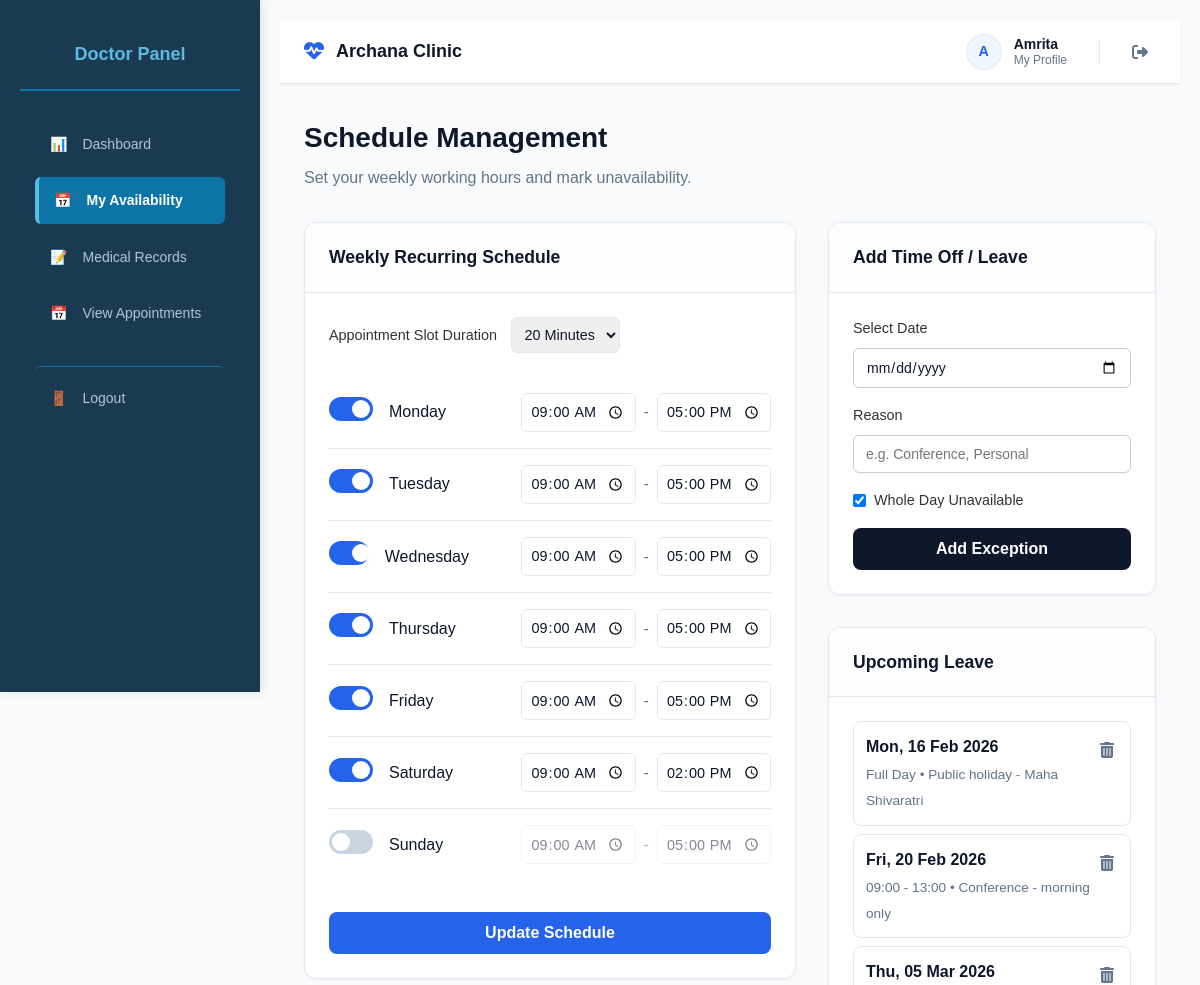
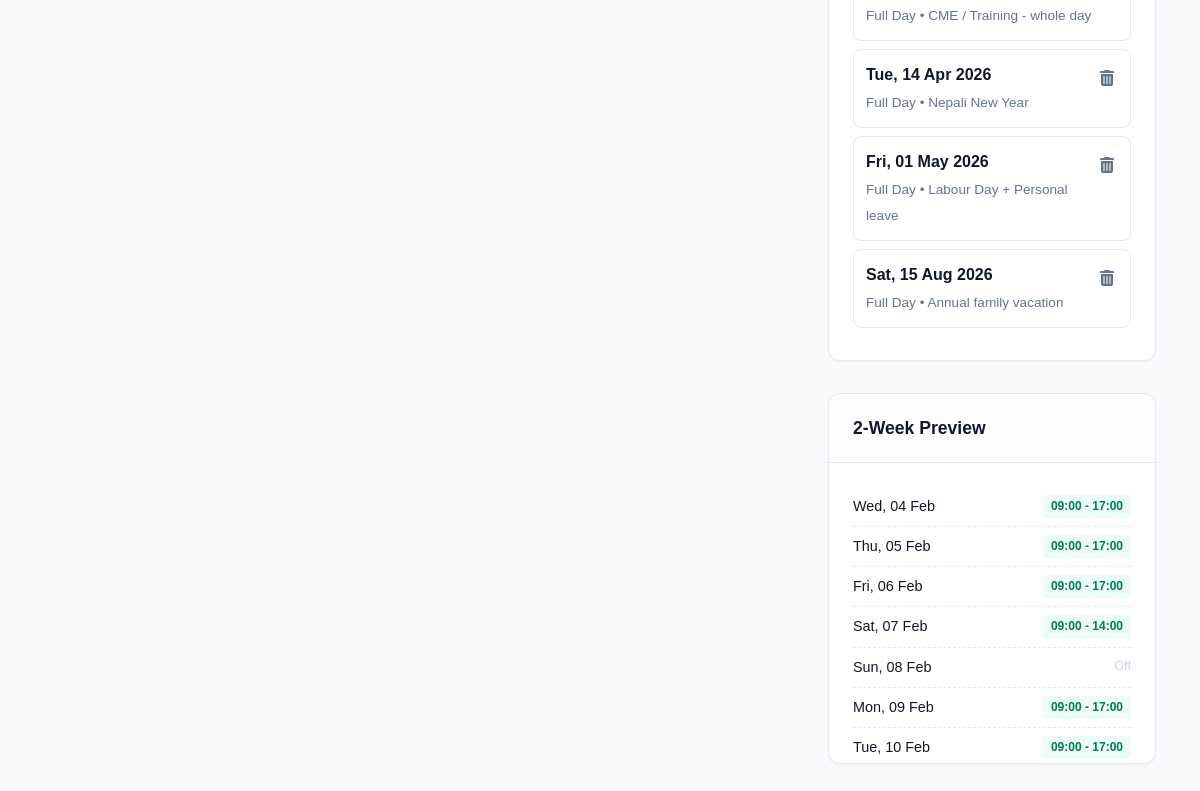
The page /doctor/availability.php (signed in) on the database its author committed (2 pictures, top to bottom).
### tables this page shows
CREATE TABLE `users` (
  `id` int(11) NOT NULL,
  `name` varchar(100) NOT NULL,
  `email` varchar(255) DEFAULT NULL,
  `password` varchar(255) NOT NULL,
  `role` enum('admin','doctor','receptionist','patient') NOT NULL,
  `phone` varchar(15) NOT NULL,
  `created_at` timestamp NOT NULL DEFAULT current_timestamp(),
  `updated_at` timestamp NOT NULL DEFAULT current_timestamp() ON UPDATE current_timestamp()
);

CREATE TABLE `doctor_schedules` (
  `id` bigint(20) UNSIGNED NOT NULL,
  `doctor_id` int(11) NOT NULL,
  `day_of_week` tinyint(4) NOT NULL COMMENT '1=Monday ... 7=Sunday',
  `start_time` time NOT NULL,
  `end_time` time NOT NULL,
  `slot_duration_min` smallint(6) DEFAULT 15,
  `is_active` tinyint(1) DEFAULT 1,
  `created_at` timestamp NOT NULL DEFAULT current_timestamp(),
  `updated_at` timestamp NOT NULL DEFAULT current_timestamp() ON UPDATE current_timestamp()
);

CREATE TABLE `doctor_unavailable_dates` (
  `id` bigint(20) UNSIGNED NOT NULL,
  `doctor_id` int(11) NOT NULL,
  `unavailable_date` date NOT NULL,
  `reason` varchar(255) DEFAULT NULL,
  `whole_day` tinyint(1) DEFAULT 1,
  `start_time` time DEFAULT NULL,
  `end_time` time DEFAULT NULL,
  `created_at` timestamp NOT NULL DEFAULT current_timestamp()
);

### config/auth.php (called while the page is built, shortened)
<?php
class Auth {
    private $conn;
    public function __construct($connection) {
        $this->conn = $connection;
    }
    public function isLoggedIn() {
        return isset($_SESSION['user_id']);
    }
    public function getUser() {
        $user_id = $_SESSION['user_id'];
        $stmt = $this->conn->prepare("
            SELECT
                u.id,
                u.name,
                u.email,
                u.role,
                p.phone,
                p.gender,
                p.address,
                p.medical_history,
                p.blood_group,
                p.date_of_birth,
                p.allergies,
                p.emergency_phone
            FROM users u
            LEFT JOIN patients p ON u.id = p.user_id
            WHERE u.id = ?
            LIMIT 1
        ");
        $stmt->bind_param("i", $user_id);
        $stmt->execute();
        return $stmt->get_result()->fetch_assoc();
    }
}
if (!isset($auth)) {
    $auth = new Auth($conn);
}
?>

### doctor/availability.php (the view, shortened to what this page needs)
<?php
require_once __DIR__ . '/../config/database.php';
require_once __DIR__ . '/../config/auth.php';
$user = $auth->getUser();
$stmt = $conn->prepare("SELECT id FROM doctors WHERE user_id = ? LIMIT 1");
$stmt->bind_param("i", $user['id']);
$stmt->execute();
$doctor_result = $stmt->get_result()->fetch_assoc();
$doctor_id = (int)$doctor_result['id'];
$current_schedule = [];
$slot_duration_global = 15;
$stmt = $conn->prepare("SELECT day_of_week, start_time, end_time, slot_duration_min FROM doctor_schedules WHERE doctor_id = ? ORDER BY day_of_week");
$stmt->bind_param("i", $doctor_id);
$stmt->execute();
$result = $stmt->get_result();
while ($row = $result->fetch_assoc()) {
    $current_schedule[$row['day_of_week']] = $row;
    if ($row['slot_duration_min'] > 0) $slot_duration_global = $row['slot_duration_min'];
}
$unavailable_dates = [];
$stmt = $conn->prepare("SELECT id, unavailable_date, reason, whole_day, start_time, end_time FROM doctor_unavailable_dates WHERE doctor_id = ? AND unavailable_date >= CURDATE() ORDER BY unavailable_date ASC");
$stmt->bind_param("i", $doctor_id);
$stmt->execute();
$unavail_result = $stmt->get_result();
while ($row = $unavail_result->fetch_assoc()) {
    $unavailable_dates[] = $row;
}
?>
<!DOCTYPE html>
<html lang="en">
<head>
    <link rel="stylesheet" href="/clinic/styles.css">
    <link rel="stylesheet" href="https://cdnjs.cloudflare.com/ajax/libs/font-awesome/6.5.0/css/all.min.css">
</head>
<body class="dashboard-page">
<div class="dashboard-container">
    <?php include __DIR__ . '/../include/sidebar-doctor.php'; ?>
    <main class="dashboard-content">
        <?php include __DIR__ . '/../include/dnav.php'; ?>
        <div class="page-container">
            <div class="page-header">
                <h1>Schedule Management</h1>
                <p>Set your weekly working hours and mark unavailability.</p>
            </div>
            <div class="availability-grid">
                <div class="card">
                    <div class="card-header">
                        <h2>Weekly Recurring Schedule</h2>
                    </div>
                    <div class="card-body">
                        <form method="post">
                            <div style="margin-bottom: 1.5rem;">
                                <label style="font-weight: 500; font-size: 0.9rem;">Appointment Slot Duration</label>
                                <select name="slot_duration" class="form-control" style="margin-left: 10px;">
                                    <?php foreach([10, 15, 20, 30, 45, 60] as $dur): ?>
                                        <option value="<?= $dur ?>" <?= $slot_duration_global == $dur ? 'selected' : '' ?>><?= $dur ?> Minutes</option>
                                    <?php endforeach; ?>
                                </select>
                            </div>
                            <div class="schedule-list">
                                <?php
                                $days = [
                                    ['key' => 'monday',    'name' => 'Monday',    'num' => 1],
                                    ['key' => 'tuesday',   'name' => 'Tuesday',   'num' => 2],
                                    ['key' => 'wednesday', 'name' => 'Wednesday', 'num' => 3],
                                    ['key' => 'thursday',  'name' => 'Thursday',  'num' => 4],
                                    ['key' => 'friday',    'name' => 'Friday',    'num' => 5],
                                    ['key' => 'saturday',  'name' => 'Saturday',  'num' => 6],
                                    ['key' => 'sunday',    'name' => 'Sunday',    'num' => 7]
                                ];
                                foreach ($days as $d):
                                    $is_active = isset($current_schedule[$d['num']]);
                                    $start = $current_schedule[$d['num']]['start_time'] ?? '09:00';
                                    $end = $current_schedule[$d['num']]['end_time'] ?? '17:00';
                                ?>
                                <div class="day-row <?= $is_active ? 'day-active' : '' ?>" id="row-<?= $d['key'] ?>">
                                    <div class="day-label">
                                        <label class="switch">
                                            <span class="slider"></span>
                                        </label>
                                        <span><?= $d['name'] ?></span>
                                    </div>
                                    <div class="time-inputs">
                                        <input type="time" name="<?= $d['key'] ?>_start" class="form-control" value="<?= substr($start, 0, 5) ?>">
                                        <span style="color:var(--text-muted)">-</span>
                                        <input type="time" name="<?= $d['key'] ?>_end" class="form-control" value="<?= substr($end, 0, 5) ?>">
                                    </div>
                                </div>
                                <?php endforeach; ?>
                            </div>
                            <div style="margin-top: 2rem;">
                                <button type="submit" class="btn-primary">Update Schedule</button>
                            </div>
                        </form>
                    </div>
                </div>
                <div class="right-col">
                    <div class="card">
                        <div class="card-header">
                            <h2>Add Time Off / Leave</h2>
                        </div>
                        <div class="card-body">
                            <form method="post">
                                <div style="margin-bottom: 1rem;">
                                    <label style="display:block; margin-bottom: 0.5rem; font-size: 0.9rem; font-weight: 500;">Select Date</label>
                                    <input type="date" name="unavailable_date" class="form-control" required min="<?= date('Y-m-d') ?>" style="width: 100%; box-sizing: border-box;">
                                </div>
                                <div style="margin-bottom: 1rem;">
                                    <label style="display:block; margin-bottom: 0.5rem; font-size: 0.9rem; font-weight: 500;">Reason</label>
                                    <input type="text" name="reason" class="form-control" placeholder="e.g. Conference, Personal" style="width: 100%; box-sizing: border-box;">
                                </div>
                                <div style="margin-bottom: 1rem;">
                                    <label style="display: flex; align-items: center; gap: 0.5rem; font-size: 0.9rem;">
                                        <input type="checkbox" name="whole_day" checked id="whole_day_check" onchange="togglePartial(this)">
                                        Whole Day Unavailable
                                    </label>
                                </div>
                                <button type="submit" class="btn-primary" style="background: var(--text-main);">Add Exception</button>
                            </form>
                        </div>
                    </div>
                    <?php if (!empty($unavailable_dates)): ?>
                    <div class="card">
                        <div class="card-header">
                            <h2>Upcoming Leave</h2>
                        </div>
                        <div class="card-body">
                            <?php foreach ($unavailable_dates as $ud): ?>
                                <div class="unavail-item">
                                    <div>
                                        <span class="unavail-date"><?= date('D, d M Y', strtotime($ud['unavailable_date'])) ?></span>
                                        <span class="unavail-meta">
                                            <?= $ud['whole_day'] ? 'Full Day' : date('H:i', strtotime($ud['start_time'])) . ' - ' . date('H:i', strtotime($ud['end_time'])) ?>
                                            • <?= htmlspecialchars($ud['reason']) ?>
                                        </span>
                                    </div>
                                    <a href="?delete_unavail=<?= $ud['id'] ?>" class="btn-del" title="Remove" onclick="return confirm('Remove this unavailable date?');">
                                        <i class="fas fa-trash-alt"></i>
                                    </a>
                                </div>
                            <?php endforeach; ?>
                        </div>
                    </div>
                    <?php endif; ?>
                    <div class="card">
                        <div class="card-header">
                            <h2>2-Week Preview</h2>
                        </div>
                        <div class="card-body" style="max-height: 300px; overflow-y: auto;">
                            <?php
                            $today = new DateTime();
                            for ($i = 1; $i <= 14; $i++) {
                                $check = clone $today;
                                $check->modify("+$i days");
                                $date_str = $check->format('Y-m-d');
                                $dow = $check->format('N');
                                $u_stmt = $conn->prepare("SELECT reason, whole_day FROM doctor_unavailable_dates WHERE doctor_id=? AND unavailable_date=?");
                                $u_stmt->bind_param("is", $doctor_id, $date_str);
                                $u_stmt->execute();
                                $u_res = $u_stmt->get_result()->fetch_assoc();
                                echo '<div class="preview-row">';
                                echo '<span>' . $check->format('D, d M') . '</span>';
                                if ($u_res) {
                                    echo '<span class="status-pill pill-unavail">Unavailable (' . ($u_res['whole_day'] ? 'All Day' : 'Partial') . ')</span>';
                                } elseif (isset($current_schedule[$dow])) {
                                    $s = $current_schedule[$dow];
                                    echo '<span class="status-pill pill-avail">' . substr($s['start_time'],0,5) . ' - ' . substr($s['end_time'],0,5) . '</span>';
                                } else {
                                    echo '<span style="color:#cbd5e1; font-size:0.8rem;">Off</span>';
                                }
                                echo '</div>';
                            }
                            ?>
                        </div>
                    </div>
                </div>
            </div>
        </div>
    </main>
</div>
</body>
</html>

### include/dnav.php (shortened to what this page needs)
<nav class="top-navbar">
    <a href="#" class="nav-brand">
        <i class="fas fa-heartbeat"></i>
        <span>Archana Clinic</span>
    </a>
    <div class="nav-right-section">
        <a href="profile.php" class="nav-user-profile" title="View Profile">
            <div class="nav-avatar-circle">
                <?= isset($user['name']) ? strtoupper(substr($user['name'], 0, 1)) : 'U' ?>
            </div>
            <div class="nav-user-meta">
                <span class="nav-user-name">
                    <?= isset($user['name']) ? htmlspecialchars(explode(' ', $user['name'])[0]) : 'Guest' ?>
                </span>
                <span class="nav-user-subtitle">My Profile</span>
            </div>
        </a>
        <a href="../logout.php" class="nav-logout-btn" title="Logout">
            <i class="fas fa-sign-out-alt"></i>
        </a>
    </div>
</nav>

### rows shown on the page
users: name "A", name "Amrita"
doctor_schedules: slot_duration "20 Minutes", start_time "09:00", end_time "14:00"
doctor_schedules: start_time "09:00", end_time "17:00"
doctor_schedules: start_time "09:00", end_time "17:00"
doctor_schedules: start_time "09:00", end_time "17:00"
doctor_schedules: start_time "09:00", end_time "17:00"
doctor_schedules: start_time "09:00", end_time "17:00"
doctor_unavailable_dates: unavailable_date "Mon, 16 Feb 2026", whole_day "Full Day", reason "Public holiday - Maha Shivaratri"
doctor_unavailable_dates: unavailable_date "Fri, 20 Feb 2026", start_time "09:00", end_time "13:00", reason "Conference - morning only"
doctor_unavailable_dates: unavailable_date "Thu, 05 Mar 2026", whole_day "Full Day", reason "CME / Training - whole day"
doctor_unavailable_dates: unavailable_date "Tue, 14 Apr 2026", whole_day "Full Day", reason "Nepali New Year"
doctor_unavailable_dates: unavailable_date "Fri, 01 May 2026", whole_day "Full Day", reason "Labour Day + Personal leave"
doctor_unavailable_dates: unavailable_date "Sat, 15 Aug 2026", whole_day "Full Day", reason "Annual family vacation"

### other values the page prints
$d['name'] "Monday"
$d['name'] "Tuesday"
$d['name'] "Wednesday"
$d['name'] "Thursday"
$d['name'] "Friday"
$d['name'] "Saturday"
$d['name'] "Sunday"
